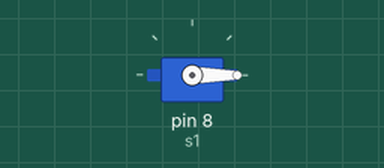
This sketch was run on a simulated Arduino Uno, built with avr-gcc and run on an emulated ATmega328P. Shown: servo.

Above: at 0.05 s.
At 1.5 s:
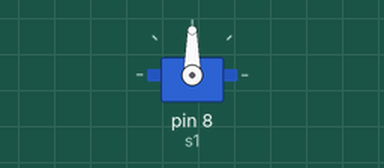
At 3.0 s:
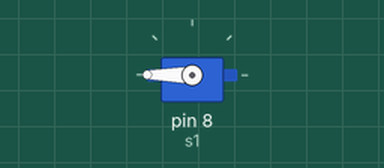
Timing chart, 0 to 8.1 s (numbered marks = the images above):
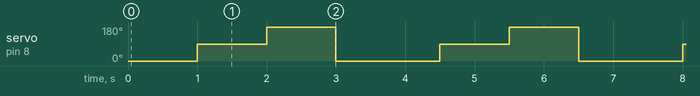

Measured:
- by itself, servo on pin 8 (s1): repeats every 3.5 s: 180° 1.0 s, 0° 1.5 s, 90° 1.0 s

The sketch:

Servo_motor_exp5.ino
```cpp
#include<Servo.h>
Servo s1;
void setup() {
  // put your setup code here, to run once:
s1.attach(8);
}

void loop() {
  // put your main code here, to run repeatedly:
s1.write(0);
delay(1000);
s1.write(90);
delay(1000);
s1.write(180);
delay(1000);
s1.write(0);
delay(500);
}
```
